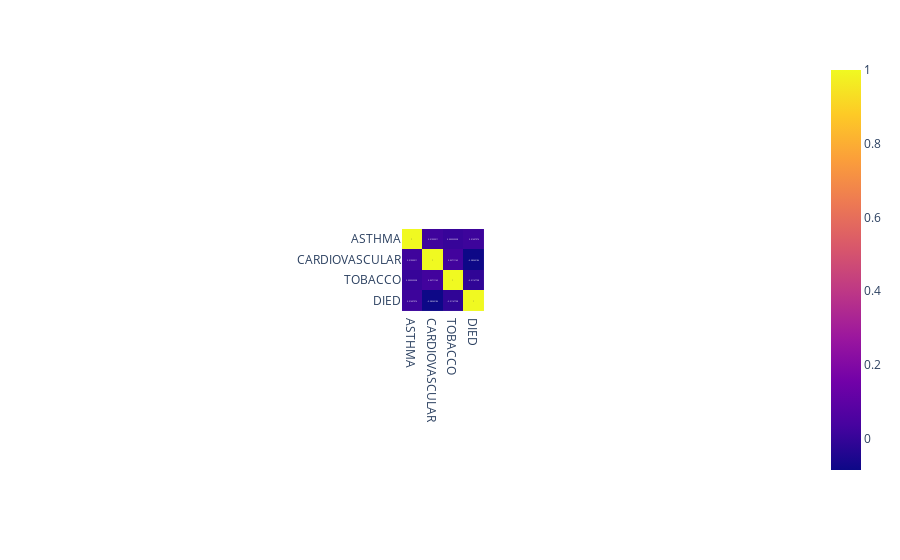

Source (notebook cell):
### Code cell
#This does the same as above but uses values that seem to be less related to the rate of death
rdf = df.copy()
rdf.drop("OTHER_DISEASE", axis = 1, inplace = True)
rdf.drop("SEX", axis = 1, inplace = True)
rdf.drop("PATIENT_TYPE", axis = 1, inplace = True)
rdf.drop("AGE", axis = 1, inplace = True)
rdf.drop("PREGNANT", axis = 1, inplace = True)
rdf.drop("COPD", axis = 1, inplace = True)
#rdf.drop("ASTHMA", axis = 1, inplace = True)
rdf.drop("INMSUPR", axis = 1, inplace = True)
rdf.drop("HIPERTENSION", axis = 1, inplace = True)
#rdf.drop("CARDIOVASCULAR", axis = 1, inplace = True)
rdf.drop("OBESITY", axis = 1, inplace = True)
rdf.drop("RENAL_CHRONIC", axis = 1, inplace = True)
#rdf.drop("TOBACCO", axis = 1, inplace = True)
rdf.drop("DIABETES", axis = 1, inplace = True)
rdf.drop("PNEUMONIA", axis = 1, inplace = True)
rcorrelation_matrix = rdf.corr()
rfig = px.imshow(rcorrelation_matrix, text_auto=True)
rfig.show()

### Figure 1 — Plotly figure (JSON) as saved in the notebook; plotly's stock layout.template omitted (floating-point values rounded to 4 significant figures)
{"data": [{"coloraxis": "coloraxis", "hovertemplate": "x: %{x}<br>y: %{y}<br>color: %{z}<extra></extra>", "name": "0", "texttemplate": "%{z}", "type": "heatmap", "x": ["ASTHMA", "CARDIOVASCULAR", "TOBACCO", "DIED"], "xaxis": "x", "y": ["ASTHMA", "CARDIOVASCULAR", "TOBACCO", "DIED"], "yaxis": "y", "z": [[1, 0.01953, 0.003324, 0.01608], [0.01953, 1, 0.02711, -0.08545], [0.003324, 0.02711, 1, -0.01168], [0.01608, -0.08545, -0.01168, 1]]}], "layout": {"autosize": true, "coloraxis": {"colorscale": [[0, "#0d0887"], [0.1111, "#46039f"], [0.2222, "#7201a8"], [0.3333, "#9c179e"], [0.4444, "#bd3786"], [0.5556, "#d8576b"], [0.6667, "#ed7953"], [0.7778, "#fb9f3a"], [0.8889, "#fdca26"], [1, "#f0f921"]]}, "margin": {"t": 60}, "xaxis": {"anchor": "y", "autorange": true, "constrain": "domain", "domain": [0.4435, 0.5565], "range": [-0.5, 3.5], "scaleanchor": "y", "type": "category"}, "yaxis": {"anchor": "x", "autorange": true, "constrain": "domain", "domain": [0, 1], "range": [3.5, -0.5], "type": "category"}}}
